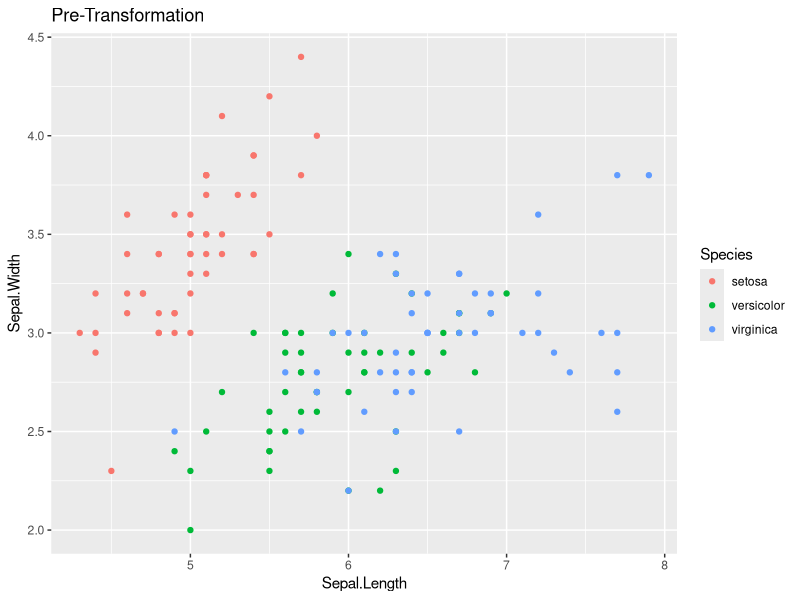
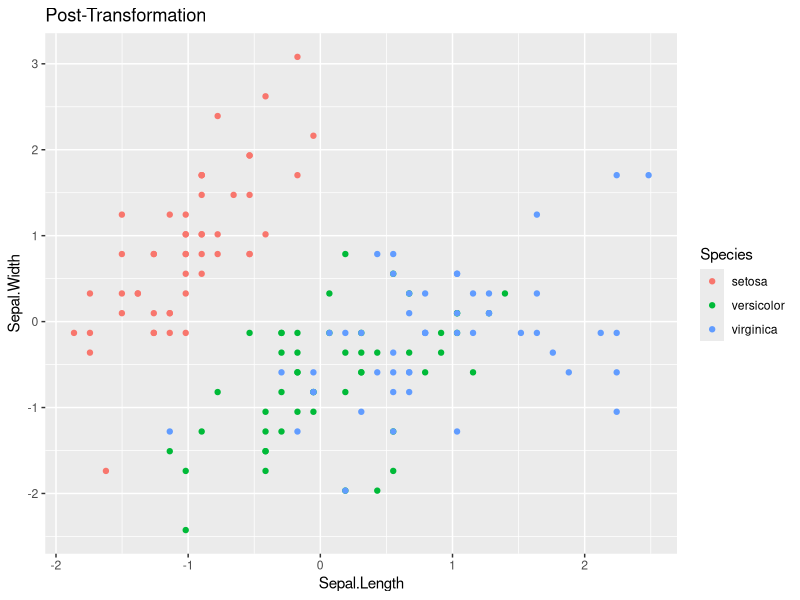

Generate these figures, in order, with R:
## ---- chunk 1
library(tidyverse)
## ---- chunk 2
duniform <- function(x, a, b){ 
  
  f_x  <-  ifelse(x>=a & x<=b , 1/(b-a), 0) 
  
  return(f_x)
}

duniform(2,1,3)
## ---- chunk 3
duniform <- function(x, a, b){
  output <- c()

  for( i in 1:length(x) ){  # Set the for loop to look at each element of x
    
    if(x[i]>=a & x[i]<=b ){  # What should this logical expression be?
       
        output[i] <- 1/(b-a)
    }else{
      output[i] <- 0
    }
  }
  return(output)
}
#duniform(1:10,1,3)
## ---- chunk 4
#install.packages('microbenchmark')
## ---- chunk 5
microbenchmark::microbenchmark( duniform( seq(-4,12,by=.0001), 4, 8), times=100)
## ---- chunk 6
duniform2 <- function(x, a, b){
  output <- ifelse(x>=a & x<=b,1/(b-a),0)
  return(output)
}


## ---- chunk 7
duniform2 <- function(x, a=0, b=1){
  output <- ifelse(x>=a & x<=b,1/(b-a),0)
  return(output)
}

## ---- chunk 8
    standardize <- function(x){
      std <- (x-mean(x))/sd(x)
      return(std)
    }
    
    data( 'iris' )
    # Graph the pre-transformed data.
    ggplot(iris, aes(x=Sepal.Length, y=Sepal.Width, color=Species))+     geom_point() +
      labs(title='Pre-Transformation')
    
    # Standardize all of the numeric columns
    # across() selects columns and applies a function to them
    # there column select requires a dplyr column select command such
    # as starts_with(), contains(), or where().  The where() command
    # allows us to use some logical function on the column to decide
    # if the function should be applied or not.
    iris.z <- iris %>% mutate( across(where(is.numeric), standardize) )
    
    # Graph the post-transformed data.
    ggplot(iris.z, aes(x=Sepal.Length, y=Sepal.Width, color=Species)) +
      geom_point() +
      labs(title='Post-Transformation')
## ---- chunk 9
fizzBuzzGame <-  function(x){
  counter =c()

  for(i in 1:length(x)){
    if(x[i]%%3==0 & x[i]%%5==0){
      counter <- c(counter,'Fizz Buzz')
    }
     else if(x[i]%%3==0){
      counter <- c(counter,'Fizz')
    }
   else if(x[i]%%5==0) {
     counter <- c(counter,'Fizz')
   }
    else{
       counter <- c(counter,x[i])
    }
  }
  return(counter)
}
fizzBuzzGame(1:20)
## ---- chunk 10
#' Fill in missing values in a vector with the previous value.
#' 
#' @parm x An input vector with missing values
#' @result The input vector with NA values filled in.
myFill <- function(x){
  for(i in 1:length(x)){
    if(is.na(x[i])){
      x[i] =x[i-1]
    }
  }

return(x)
}
test.vector <- c('A',NA,NA, 'B','C', NA,NA,NA)
myFill(test.vector)
